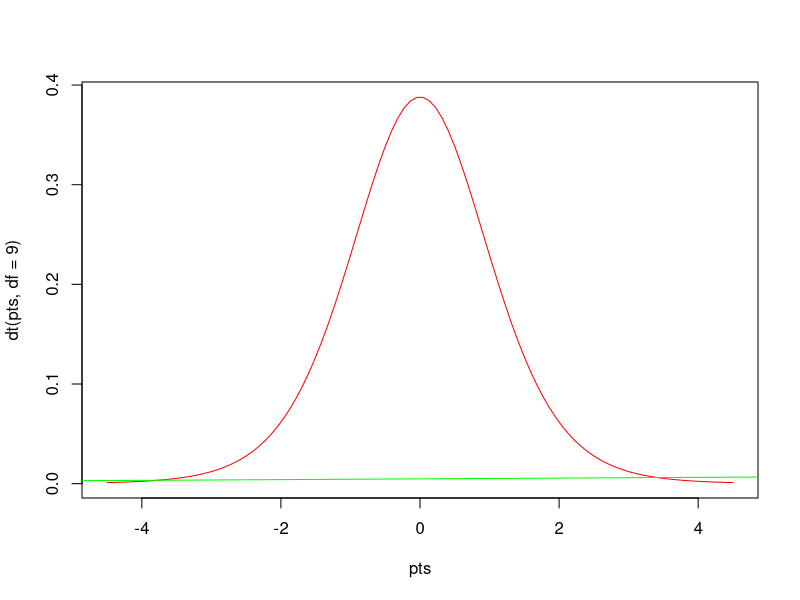

Recreate this plot in R.
x <- c(1, 2, 3, 4, 5, 6, 7, 8, 9, 10, 11, 12, 13, 14, 15, 16, 17, 18, 19, 20, 21, 22, 23, 24, 25, 26, 27, 28, 29, 30, 31, 32, 33, 34, 35, 36, 37, 38, 39, 40, 41, 42, 43, 44, 45, 46, 47, 48, 49, 50, 51, 52, 53, 54, 55, 56, 57, 58, 59, 60, 61, 62, 63, 64, 65, 66, 67, 68, 69, 70, 71, 72, 73, 74, 75, 76, 77, 78, 79, 80, 81, 82, 83, 84, 85, 86, 87, 88, 89, 90, 91, 92, 93, 94, 95, 96, 97, 98, 99, 100)

y <- c(300, 301, 302, 303, 304, 305, 306, 307, 308, 309, 310, 311, 312, 313, 314, 315, 316, 317, 318, 319, 320, 321, 322, 323, 324, 325, 326, 327, 328, 329, 330, 331, 332, 333, 334, 335, 336, 337, 339, 340, 341, 342, 343, 344, 345, 346, 347, 348, 349, 350, 351, 352, 353, 354, 355, 356, 357, 358, 359, 360, 361, 362, 363, 364, 365, 366, 367, 368, 369, 370, 371, 372, 373, 374, 375, 376, 377, 378, 379, 380, 381, 382, 383, 384, 385, 386, 387, 388, 389, 390, 391, 392, 393, 394, 395, 396, 397, 398, 399, 400)

pts = seq(-4.5,4.5,length=100)

plot(pts,dt(pts,df=9),col='red',type='l')

lines(density(x), col='green')

lines(density(y), col='blue')
